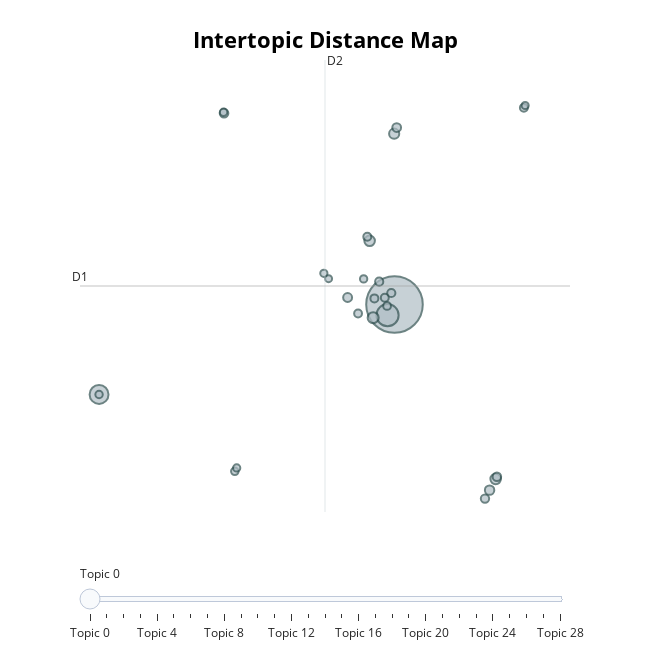

The notebook cell this image was saved under:
### Markdown cell above
## Topic Visualiszieren, Outlier Reduzieren, Topics mergen

### Code cell
topic_model_2.visualize_topics()
#topic_model_2.visualize_hierarchy() # Hilft extrem zu sehen, welche Themen zusammengehören

### Figure 1 — Plotly figure (JSON) as saved in the notebook; plotly's stock layout.template omitted (floating-point values rounded to 4 significant figures)
{"data": [{"customdata": [[0, "und | die | der | in | the", 6672], [1, "learning | machine | deep | and | the", 1023], [2, "security | privacy | sicherheit | and | it", 744], [3, "nlp | language | natural | text | verfahren", 255], [4, "dsg | eiaps | erwartete | teilnehmerzahl | vc", 232], [5, "graphics | computergraphik | animation | computergrafik | computer", 229], [6, "rechnerarchitektur | hardware | speicher | parallel | und", 215], [7, "game | games | spiele | und | spieleentwicklung", 184], [8, "energieinformatik | energy | 01 | eesys | block", 166], [9, "engineering | software | stile | soc | patterns", 160], [10, "rna | methoden | der | systembiologie | genomanalyse", 156], [11, "graphen | graphentheorie | graph | graphenalgorithmen | decompositions", 150], [12, "vr | reality | virtual | augmented | ar", 145], [13, "medieninformatik | mi | www | sem | minf", 141], [14, "quantum | computers | computing | verschränkung | quanten", 140], [15, "komplexitätstheorie | np | schwierigkeit | komplexität | problem", 133], [16, "distributed | verteilte | systems | systeme | verteilter", 133], [17, "internet | the | networks | and | tcp", 131], [18, "diskrete | strukturen | algebra | lineare | und", 130], [19, "german | page | see | lai | kolloquium", 129], [20, "simulation | the | and | die | of", 126], [21, "robotik | roboter | master | robotics | supervisor", 118], [22, "bioinformatik | biowissenschaften | journal | oberseminar | der", 116], [23, "sichere | software | secure | systeme | kryptographie", 115], [24, "datenbanksystemen | datenbanksysteme | von | datenbanken | die", 111], [25, "autonomous | driving | autonome | radar | fahrzeuge", 110], [26, "health | medical | the | and | of", 109], [27, "algebra | lineare | diskrete | strukturen | und", 106], [28, "image | medical | imaging | the | and", 102]], "hovertemplate": "<b>Topic %{customdata[0]}</b><br>%{customdata[1]}<br>Size: %{customdata[2]}", "legendgroup": "", "marker": {"color": "#B0BEC5", "line": {"color": "DarkSlateGrey", "width": 2}, "size": [6672, 1023, 744, 255, 232, 229, 215, 184, 166, 160, 156, 150, 145, 141, 140, 133, 133, 131, 130, 129, 126, 118, 116, 115, 111, 110, 109, 106, 102], "sizemode": "area", "sizeref": 4.17, "symbol": "circle"}, "mode": "markers", "name": "", "orientation": "v", "showlegend": false, "type": "scatter", "x": [9.442, 9.053, -7.126, 8.247, 8.048, 15.12, 9.424, 14.78, 6.814, 9.566, -0.1165, 15.19, 14.52, 9.264, 8.585, 8.316, 7.917, 8.898, 16.7, 7.4, 9.027, 0.4882, -0.1447, -7.126, 7.712, 0.5931, 5.481, 16.77, 5.746], "xaxis": "x", "y": [3.204, 2.878, 0.445, 2.802, 5.159, -2.149, 8.447, -2.491, 3.421, 8.636, 9.077, -2.079, -2.749, 3.559, 3.907, 3.393, 5.286, 3.415, 9.24, 2.929, 3.161, -1.914, 9.104, 0.445, 3.991, -1.81, 4.164, 9.312, 3.999], "yaxis": "y"}], "layout": {"annotations": [{"showarrow": false, "text": "D1", "x": -8.194, "y": 3.773, "yshift": 10}, {"showarrow": false, "text": "D2", "x": 5.545, "xshift": 10, "y": 10.71}], "height": 650, "hoverlabel": {"bgcolor": "white", "font": {"family": "Rockwell", "size": 16}}, "legend": {"itemsizing": "constant", "tracegroupgap": 0}, "margin": {"t": 60}, "shapes": [{"line": {"color": "#CFD8DC", "width": 2}, "type": "line", "x0": 5.545, "x1": 5.545, "y0": -3.162, "y1": 10.71}, {"line": {"color": "#9E9E9E", "width": 2}, "type": "line", "x0": -8.194, "x1": 19.29, "y0": 3.773, "y1": 3.773}], "sliders": [{"active": 0, "pad": {"t": 50}, "steps": [{"args": [{"marker.color": [["red", "#B0BEC5", "#B0BEC5", "#B0BEC5", "#B0BEC5", "#B0BEC5", "#B0BEC5", "#B0BEC5", "#B0BEC5", "#B0BEC5", "#B0BEC5", "#B0BEC5", "#B0BEC5", "#B0BEC5", "#B0BEC5", "#B0BEC5", "#B0BEC5", "#B0BEC5", "#B0BEC5", "#B0BEC5", "#B0BEC5", "#B0BEC5", "#B0BEC5", "#B0BEC5", "#B0BEC5", "#B0BEC5", "#B0BEC5", "#B0BEC5", "#B0BEC5"]]}], "label": "Topic 0", "method": "update"}, {"args": [{"marker.color": [["#B0BEC5", "red", "#B0BEC5", "#B0BEC5", "#B0BEC5", "#B0BEC5", "#B0BEC5", "#B0BEC5", "#B0BEC5", "#B0BEC5", "#B0BEC5", "#B0BEC5", "#B0BEC5", "#B0BEC5", "#B0BEC5", "#B0BEC5", "#B0BEC5", "#B0BEC5", "#B0BEC5", "#B0BEC5", "#B0BEC5", "#B0BEC5", "#B0BEC5", "#B0BEC5", "#B0BEC5", "#B0BEC5", "#B0BEC5", "#B0BEC5", "#B0BEC5"]]}], "label": "Topic 1", "method": "update"}, {"args": [{"marker.color": [["#B0BEC5", "#B0BEC5", "red", "#B0BEC5", "#B0BEC5", "#B0BEC5", "#B0BEC5", "#B0BEC5", "#B0BEC5", "#B0BEC5", "#B0BEC5", "#B0BEC5", "#B0BEC5", "#B0BEC5", "#B0BEC5", "#B0BEC5", "#B0BEC5", "#B0BEC5", "#B0BEC5", "#B0BEC5", "#B0BEC5", "#B0BEC5", "#B0BEC5", "#B0BEC5", "#B0BEC5", "#B0BEC5", "#B0BEC5", "#B0BEC5", "#B0BEC5"]]}], "label": "Topic 2", "method": "update"}, {"args": [{"marker.color": [["#B0BEC5", "#B0BEC5", "#B0BEC5", "red", "#B0BEC5", "#B0BEC5", "#B0BEC5", "#B0BEC5", "#B0BEC5", "#B0BEC5", "#B0BEC5", "#B0BEC5", "#B0BEC5", "#B0BEC5", "#B0BEC5", "#B0BEC5", "#B0BEC5", "#B0BEC5", "#B0BEC5", "#B0BEC5", "#B0BEC5", "#B0BEC5", "#B0BEC5", "#B0BEC5", "#B0BEC5", "#B0BEC5", "#B0BEC5", "#B0BEC5", "#B0BEC5"]]}], "label": "Topic 3", "method": "update"}, {"args": [{"marker.color": [["#B0BEC5", "#B0BEC5", "#B0BEC5", "#B0BEC5", "red", "#B0BEC5", "#B0BEC5", "#B0BEC5", "#B0BEC5", "#B0BEC5", "#B0BEC5", "#B0BEC5", "#B0BEC5", "#B0BEC5", "#B0BEC5", "#B0BEC5", "#B0BEC5", "#B0BEC5", "#B0BEC5", "#B0BEC5", "#B0BEC5", "#B0BEC5", "#B0BEC5", "#B0BEC5", "#B0BEC5", "#B0BEC5", "#B0BEC5", "#B0BEC5", "#B0BEC5"]]}], "label": "Topic 4", "method": "update"}, {"args": [{"marker.color": [["#B0BEC5", "#B0BEC5", "#B0BEC5", "#B0BEC5", "#B0BEC5", "red", "#B0BEC5", "#B0BEC5", "#B0BEC5", "#B0BEC5", "#B0BEC5", "#B0BEC5", "#B0BEC5", "#B0BEC5", "#B0BEC5", "#B0BEC5", "#B0BEC5", "#B0BEC5", "#B0BEC5", "#B0BEC5", "#B0BEC5", "#B0BEC5", "#B0BEC5", "#B0BEC5", "#B0BEC5", "#B0BEC5", "#B0BEC5", "#B0BEC5", "#B0BEC5"]]}], "label": "Topic 5", "method": "update"}, {"args": [{"marker.color": [["#B0BEC5", "#B0BEC5", "#B0BEC5", "#B0BEC5", "#B0BEC5", "#B0BEC5", "red", "#B0BEC5", "#B0BEC5", "#B0BEC5", "#B0BEC5", "#B0BEC5", "#B0BEC5", "#B0BEC5", "#B0BEC5", "#B0BEC5", "#B0BEC5", "#B0BEC5", "#B0BEC5", "#B0BEC5", "#B0BEC5", "#B0BEC5", "#B0BEC5", "#B0BEC5", "#B0BEC5", "#B0BEC5", "#B0BEC5", "#B0BEC5", "#B0BEC5"]]}], "label": "Topic 6", "method": "update"}, {"args": [{"marker.color": [["#B0BEC5", "#B0BEC5", "#B0BEC5", "#B0BEC5", "#B0BEC5", "#B0BEC5", "#B0BEC5", "red", "#B0BEC5", "#B0BEC5", "#B0BEC5", "#B0BEC5", "#B0BEC5", "#B0BEC5", "#B0BEC5", "#B0BEC5", "#B0BEC5", "#B0BEC5", "#B0BEC5", "#B0BEC5", "#B0BEC5", "#B0BEC5", "#B0BEC5", "#B0BEC5", "#B0BEC5", "#B0BEC5", "#B0BEC5", "#B0BEC5", "#B0BEC5"]]}], "label": "Topic 7", "method": "update"}, {"args": [{"marker.color": [["#B0BEC5", "#B0BEC5", "#B0BEC5", "#B0BEC5", "#B0BEC5", "#B0BEC5", "#B0BEC5", "#B0BEC5", "red", "#B0BEC5", "#B0BEC5", "#B0BEC5", "#B0BEC5", "#B0BEC5", "#B0BEC5", "#B0BEC5", "#B0BEC5", "#B0BEC5", "#B0BEC5", "#B0BEC5", "#B0BEC5", "#B0BEC5", "#B0BEC5", "#B0BEC5", "#B0BEC5", "#B0BEC5", "#B0BEC5", "#B0BEC5", "#B0BEC5"]]}], "label": "Topic 8", "method": "update"}, {"args": [{"marker.color": [["#B0BEC5", "#B0BEC5", "#B0BEC5", "#B0BEC5", "#B0BEC5", "#B0BEC5", "#B0BEC5", "#B0BEC5", "#B0BEC5", "red", "#B0BEC5", "#B0BEC5", "#B0BEC5", "#B0BEC5", "#B0BEC5", "#B0BEC5", "#B0BEC5", "#B0BEC5", "#B0BEC5", "#B0BEC5", "#B0BEC5", "#B0BEC5", "#B0BEC5", "#B0BEC5", "#B0BEC5", "#B0BEC5", "#B0BEC5", "#B0BEC5", "#B0BEC5"]]}], "label": "Topic 9", "method": "update"}, {"args": [{"marker.color": [["#B0BEC5", "#B0BEC5", "#B0BEC5", "#B0BEC5", "#B0BEC5", "#B0BEC5", "#B0BEC5", "#B0BEC5", "#B0BEC5", "#B0BEC5", "red", "#B0BEC5", "#B0BEC5", "#B0BEC5", "#B0BEC5", "#B0BEC5", "#B0BEC5", "#B0BEC5", "#B0BEC5", "#B0BEC5", "#B0BEC5", "#B0BEC5", "#B0BEC5", "#B0BEC5", "#B0BEC5", "#B0BEC5", "#B0BEC5", "#B0BEC5", "#B0BEC5"]]}], "label": "Topic 10", "method": "update"}, {"args": [{"marker.color": [["#B0BEC5", "#B0BEC5", "#B0BEC5", "#B0BEC5", "#B0BEC5", "#B0BEC5", "#B0BEC5", "#B0BEC5", "#B0BEC5", "#B0BEC5", "#B0BEC5", "red", "#B0BEC5", "#B0BEC5", "#B0BEC5", "#B0BEC5", "#B0BEC5", "#B0BEC5", "#B0BEC5", "#B0BEC5", "#B0BEC5", "#B0BEC5", "#B0BEC5", "#B0BEC5", "#B0BEC5", "#B0BEC5", "#B0BEC5", "#B0BEC5", "#B0BEC5"]]}], "label": "Topic 11", "method": "update"}, {"args": [{"marker.color": [["#B0BEC5", "#B0BEC5", "#B0BEC5", "#B0BEC5", "#B0BEC5", "#B0BEC5", "#B0BEC5", "#B0BEC5", "#B0BEC5", "#B0BEC5", "#B0BEC5", "#B0BEC5", "red", "#B0BEC5", "#B0BEC5", "#B0BEC5", "#B0BEC5", "#B0BEC5", "#B0BEC5", "#B0BEC5", "#B0BEC5", "#B0BEC5", "#B0BEC5", "#B0BEC5", "#B0BEC5", "#B0BEC5", "#B0BEC5", "#B0BEC5", "#B0BEC5"]]}], "label": "Topic 12", "method": "update"}, {"args": [{"marker.color": [["#B0BEC5", "#B0BEC5", "#B0BEC5", "#B0BEC5", "#B0BEC5", "#B0BEC5", "#B0BEC5", "#B0BEC5", "#B0BEC5", "#B0BEC5", "#B0BEC5", "#B0BEC5", "#B0BEC5", "red", "#B0BEC5", "#B0BEC5", "#B0BEC5", "#B0BEC5", "#B0BEC5", "#B0BEC5", "#B0BEC5", "#B0BEC5", "#B0BEC5", "#B0BEC5", "#B0BEC5", "#B0BEC5", "#B0BEC5", "#B0BEC5", "#B0BEC5"]]}], "label": "Topic 13", "method": "update"}, {"args": [{"marker.color": [["#B0BEC5", "#B0BEC5", "#B0BEC5", "#B0BEC5", "#B0BEC5", "#B0BEC5", "#B0BEC5", "#B0BEC5", "#B0BEC5", "#B0BEC5", "#B0BEC5", "#B0BEC5", "#B0BEC5", "#B0BEC5", "red", "#B0BEC5", "#B0BEC5", "#B0BEC5", "#B0BEC5", "#B0BEC5", "#B0BEC5", "#B0BEC5", "#B0BEC5", "#B0BEC5", "#B0BEC5", "#B0BEC5", "#B0BEC5", "#B0BEC5", "#B0BEC5"]]}], "label": "Topic 14", "method": "update"}, {"args": [{"marker.color": [["#B0BEC5", "#B0BEC5", "#B0BEC5", "#B0BEC5", "#B0BEC5", "#B0BEC5", "#B0BEC5", "#B0BEC5", "#B0BEC5", "#B0BEC5", "#B0BEC5", "#B0BEC5", "#B0BEC5", "#B0BEC5", "#B0BEC5", "red", "#B0BEC5", "#B0BEC5", "#B0BEC5", "#B0BEC5", "#B0BEC5", "#B0BEC5", "#B0BEC5", "#B0BEC5", "#B0BEC5", "#B0BEC5", "#B0BEC5", "#B0BEC5", "#B0BEC5"]]}], "label": "Topic 15", "method": "update"}, {"args": [{"marker.color": [["#B0BEC5", "#B0BEC5", "#B0BEC5", "#B0BEC5", "#B0BEC5", "#B0BEC5", "#B0BEC5", "#B0BEC5", "#B0BEC5", "#B0BEC5", "#B0BEC5", "#B0BEC5", "#B0BEC5", "#B0BEC5", "#B0BEC5", "#B0BEC5", "red", "#B0BEC5", "#B0BEC5", "#B0BEC5", "#B0BEC5", "#B0BEC5", "#B0BEC5", "#B0BEC5", "#B0BEC5", "#B0BEC5", "#B0BEC5", "#B0BEC5", "#B0BEC5"]]}], "label": "Topic 16", "method": "update"}, {"args": [{"marker.color": [["#B0BEC5", "#B0BEC5", "#B0BEC5", "#B0BEC5", "#B0BEC5", "#B0BEC5", "#B0BEC5", "#B0BEC5", "#B0BEC5", "#B0BEC5", "#B0BEC5", "#B0BEC5", "#B0BEC5", "#B0BEC5", "#B0BEC5", "#B0BEC5", "#B0BEC5", "red", "#B0BEC5", "#B0BEC5", "#B0BEC5", "#B0BEC5", "#B0BEC5", "#B0BEC5", "#B0BEC5", "#B0BEC5", "#B0BEC5", "#B0BEC5", "#B0BEC5"]]}], "label": "Topic 17", "method": "update"}, {"args": [{"marker.color": [["#B0BEC5", "#B0BEC5", "#B0BEC5", "#B0BEC5", "#B0BEC5", "#B0BEC5", "#B0BEC5", "#B0BEC5", "#B0BEC5", "#B0BEC5", "#B0BEC5", "#B0BEC5", "#B0BEC5", "#B0BEC5", "#B0BEC5", "#B0BEC5", "#B0BEC5", "#B0BEC5", "red", "#B0BEC5", "#B0BEC5", "#B0BEC5", "#B0BEC5", "#B0BEC5", "#B0BEC5", "#B0BEC5", "#B0BEC5", "#B0BEC5", "#B0BEC5"]]}], "label": "Topic 18", "method": "update"}, {"args": [{"marker.color": [["#B0BEC5", "#B0BEC5", "#B0BEC5", "#B0BEC5", "#B0BEC5", "#B0BEC5", "#B0BEC5", "#B0BEC5", "#B0BEC5", "#B0BEC5", "#B0BEC5", "#B0BEC5", "#B0BEC5", "#B0BEC5", "#B0BEC5", "#B0BEC5", "#B0BEC5", "#B0BEC5", "#B0BEC5", "red", "#B0BEC5", "#B0BEC5", "#B0BEC5", "#B0BEC5", "#B0BEC5", "#B0BEC5", "#B0BEC5", "#B0BEC5", "#B0BEC5"]]}], "label": "Topic 19", "method": "update"}, {"args": [{"marker.color": [["#B0BEC5", "#B0BEC5", "#B0BEC5", "#B0BEC5", "#B0BEC5", "#B0BEC5", "#B0BEC5", "#B0BEC5", "#B0BEC5", "#B0BEC5", "#B0BEC5", "#B0BEC5", "#B0BEC5", "#B0BEC5", "#B0BEC5", "#B0BEC5", "#B0BEC5", "#B0BEC5", "#B0BEC5", "#B0BEC5", "red", "#B0BEC5", "#B0BEC5", "#B0BEC5", "#B0BEC5", "#B0BEC5", "#B0BEC5", "#B0BEC5", "#B0BEC5"]]}], "label": "Topic 20", "method": "update"}, {"args": [{"marker.color": [["#B0BEC5", "#B0BEC5", "#B0BEC5", "#B0BEC5", "#B0BEC5", "#B0BEC5", "#B0BEC5", "#B0BEC5", "#B0BEC5", "#B0BEC5", "#B0BEC5", "#B0BEC5", "#B0BEC5", "#B0BEC5", "#B0BEC5", "#B0BEC5", "#B0BEC5", "#B0BEC5", "#B0BEC5", "#B0BEC5", "#B0BEC5", "red", "#B0BEC5", "#B0BEC5", "#B0BEC5", "#B0BEC5", "#B0BEC5", "#B0BEC5", "#B0BEC5"]]}], "label": "Topic 21", "method": "update"}, {"args": [{"marker.color": [["#B0BEC5", "#B0BEC5", "#B0BEC5", "#B0BEC5", "#B0BEC5", "#B0BEC5", "#B0BEC5", "#B0BEC5", "#B0BEC5", "#B0BEC5", "#B0BEC5", "#B0BEC5", "#B0BEC5", "#B0BEC5", "#B0BEC5", "#B0BEC5", "#B0BEC5", "#B0BEC5", "#B0BEC5", "#B0BEC5", "#B0BEC5", "#B0BEC5", "red", "#B0BEC5", "#B0BEC5", "#B0BEC5", "#B0BEC5", "#B0BEC5", "#B0BEC5"]]}], "label": "Topic 22", "method": "update"}, {"args": [{"marker.color": [["#B0BEC5", "#B0BEC5", "#B0BEC5", "#B0BEC5", "#B0BEC5", "#B0BEC5", "#B0BEC5", "#B0BEC5", "#B0BEC5", "#B0BEC5", "#B0BEC5", "#B0BEC5", "#B0BEC5", "#B0BEC5", "#B0BEC5", "#B0BEC5", "#B0BEC5", "#B0BEC5", "#B0BEC5", "#B0BEC5", "#B0BEC5", "#B0BEC5", "#B0BEC5", "red", "#B0BEC5", "#B0BEC5", "#B0BEC5", "#B0BEC5", "#B0BEC5"]]}], "label": "Topic 23", "method": "update"}, {"args": [{"marker.color": [["#B0BEC5", "#B0BEC5", "#B0BEC5", "#B0BEC5", "#B0BEC5", "#B0BEC5", "#B0BEC5", "#B0BEC5", "#B0BEC5", "#B0BEC5", "#B0BEC5", "#B0BEC5", "#B0BEC5", "#B0BEC5", "#B0BEC5", "#B0BEC5", "#B0BEC5", "#B0BEC5", "#B0BEC5", "#B0BEC5", "#B0BEC5", "#B0BEC5", "#B0BEC5", "#B0BEC5", "red", "#B0BEC5", "#B0BEC5", "#B0BEC5", "#B0BEC5"]]}], "label": "Topic 24", "method": "update"}, {"args": [{"marker.color": [["#B0BEC5", "#B0BEC5", "#B0BEC5", "#B0BEC5", "#B0BEC5", "#B0BEC5", "#B0BEC5", "#B0BEC5", "#B0BEC5", "#B0BEC5", "#B0BEC5", "#B0BEC5", "#B0BEC5", "#B0BEC5", "#B0BEC5", "#B0BEC5", "#B0BEC5", "#B0BEC5", "#B0BEC5", "#B0BEC5", "#B0BEC5", "#B0BEC5", "#B0BEC5", "#B0BEC5", "#B0BEC5", "red", "#B0BEC5", "#B0BEC5", "#B0BEC5"]]}], "label": "Topic 25", "method": "update"}, {"args": [{"marker.color": [["#B0BEC5", "#B0BEC5", "#B0BEC5", "#B0BEC5", "#B0BEC5", "#B0BEC5", "#B0BEC5", "#B0BEC5", "#B0BEC5", "#B0BEC5", "#B0BEC5", "#B0BEC5", "#B0BEC5", "#B0BEC5", "#B0BEC5", "#B0BEC5", "#B0BEC5", "#B0BEC5", "#B0BEC5", "#B0BEC5", "#B0BEC5", "#B0BEC5", "#B0BEC5", "#B0BEC5", "#B0BEC5", "#B0BEC5", "red", "#B0BEC5", "#B0BEC5"]]}], "label": "Topic 26", "method": "update"}, {"args": [{"marker.color": [["#B0BEC5", "#B0BEC5", "#B0BEC5", "#B0BEC5", "#B0BEC5", "#B0BEC5", "#B0BEC5", "#B0BEC5", "#B0BEC5", "#B0BEC5", "#B0BEC5", "#B0BEC5", "#B0BEC5", "#B0BEC5", "#B0BEC5", "#B0BEC5", "#B0BEC5", "#B0BEC5", "#B0BEC5", "#B0BEC5", "#B0BEC5", "#B0BEC5", "#B0BEC5", "#B0BEC5", "#B0BEC5", "#B0BEC5", "#B0BEC5", "red", "#B0BEC5"]]}], "label": "Topic 27", "method": "update"}, {"args": [{"marker.color": [["#B0BEC5", "#B0BEC5", "#B0BEC5", "#B0BEC5", "#B0BEC5", "#B0BEC5", "#B0BEC5", "#B0BEC5", "#B0BEC5", "#B0BEC5", "#B0BEC5", "#B0BEC5", "#B0BEC5", "#B0BEC5", "#B0BEC5", "#B0BEC5", "#B0BEC5", "#B0BEC5", "#B0BEC5", "#B0BEC5", "#B0BEC5", "#B0BEC5", "#B0BEC5", "#B0BEC5", "#B0BEC5", "#B0BEC5", "#B0BEC5", "#B0BEC5", "red"]]}], "label": "Topic 28", "method": "update"}]}], "title": {"font": {"color": "Black", "size": 22}, "text": "<b>Intertopic Distance Map</b>", "x": 0.5, "xanchor": "center", "y": 0.95, "yanchor": "top"}, "width": 650, "xaxis": {"anchor": "y", "domain": [0, 1], "range": [-8.194, 19.29], "title": {"text": ""}, "visible": false}, "yaxis": {"anchor": "x", "domain": [0, 1], "range": [-3.162, 10.71], "title": {"text": ""}, "visible": false}}}
